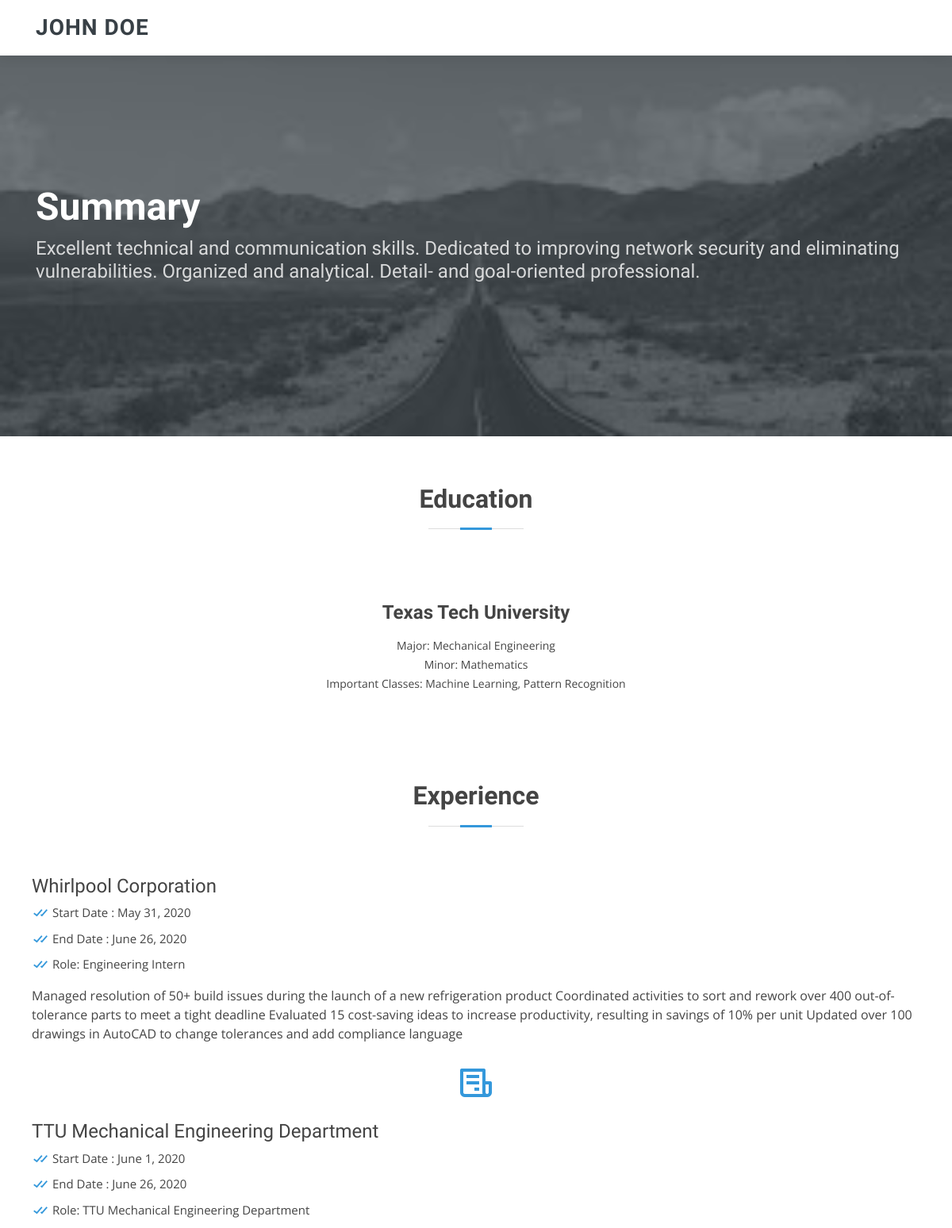
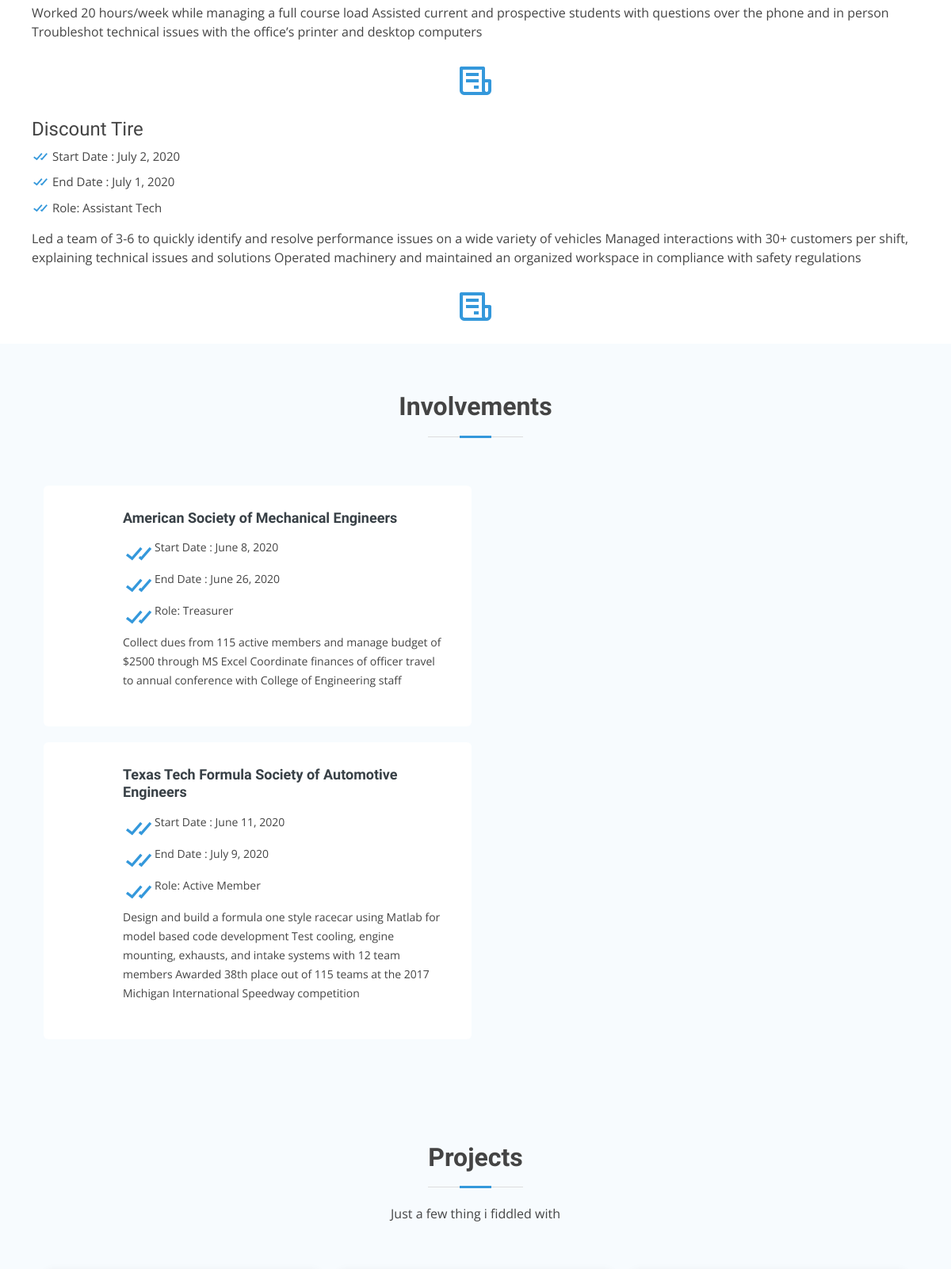
Page /1/template (signed in, upper part) on the committed database (2 pictures, top to bottom).
### resume/models.py (models this page shows)
class PersonalInfoModel(models.Model):
    user=models.ForeignKey(User,on_delete=models.CASCADE)
    profile_image = models.ImageField(blank=True, default="")
    balanced_image = models.ImageField(blank=True, default="")
    Profile = models.TextField( verbose_name="Profile")
    Name=models.CharField(max_length=30, default="")
    Number=models.IntegerField(default="")
    Email=models.EmailField(default="")
    Address=models.CharField(max_length=150,default="")
    LinkedIn=models.CharField(max_length=50,default="")
    object=ModelQuerySet.as_manager()

class EducationModel(models.Model):
    user=models.ForeignKey(User,on_delete=models.CASCADE)
    School=models.CharField(max_length=50)
    Major=models.CharField(max_length=30)
    Minor=models.CharField(max_length=30, default="")
    Coursework=models.TextField( verbose_name="Course Work")
    object=ModelQuerySet.as_manager()

class ExperienceModel(models.Model):
    user=models.ForeignKey(User,on_delete=models.CASCADE)
    Organization=models.CharField(max_length=50)
    Startdate=models.DateField(verbose_name="Start Date")
    Enddate=models.DateField(verbose_name="End Date")
    Role=models.CharField(max_length=50)
    Information=models.TextField( verbose_name="Details")
    object=ModelQuerySet.as_manager()

class InvolvementModel(models.Model):
    user=models.ForeignKey(User,on_delete=models.CASCADE)
    Organization=models.CharField(max_length=50)
    Startdate=models.DateField(verbose_name="Start Date")
    Enddate=models.DateField(verbose_name="End Date")
    Role=models.CharField(max_length=50)
    Information=models.TextField( verbose_name= "Details")
    object=ModelQuerySet.as_manager()

### resume/views.py (the view)
# urls.py: re_path(r'^(?P<user_username>\w+)/template$',template, name="template"),
def template(request, user_username):
    person = PersonalInfoModel.object.filter(user = request.user)
    numberst = str(person.values()[0]['Number'])
    number1 = numberst[0:3]
    number2 = numberst[3:6]
    number3 = numberst[6:10]
    education = EducationModel.object.filter(user = request.user)
    experience = ExperienceModel.object.filter(user = request.user)
    project = ProjectModel.object.filter(user = request.user)
    involve = InvolvementModel.object.filter(user = request.user)
    skill = SkillModel.object.filter(user = request.user)
    template = TemplateModel.object.filter(user = request.user)
    t = TemplateModel.object.filter(user = request.user).values()[0]['Temp']
    return render(request, "lumia"+"/index.html", {'education':education,
                                                    'experience':experience,
                                                    'proj':project,
                                                    'involve':involve,
                                                    'person':person,
                                                    'skill':skill,
                                                    'temp':template,
                                                    'number1':number1,
                                                    'number2':number2,
                                                    'number3':number3,})

### resume/templates/lumia/index.html (shortened to what this page needs)
{% load static %}
<!DOCTYPE html>
<html lang="en">
<head>
  <link href="{% static 's2/vendor/bootstrap/css/bootstrap.min.css' %}" rel="stylesheet">
  <link href="{% static 's2/vendor/icofont/icofont.min.css' %}" rel="stylesheet">
  <link href="{% static 's2/vendor/boxicons/css/boxicons.min.css' %}" rel="stylesheet">
  <link href="{% static 's2/vendor/animate.css/animate.min.css' %}" rel="stylesheet">
  <link href="{% static 's2/vendor/venobox/venobox.css' %}" rel="stylesheet">
  <link href="{% static 's2/vendor/owl.carousel/assets/owl.carousel.min.css' %}" rel="stylesheet">
  <link href="{% static 's2/css/style.css' %}" rel="stylesheet">
</head>
<body>
  <header id="header" class="fixed-top d-flex align-items-center">
    <div class="container d-flex align-items-center">
      {% for p in person %}
      <div class="logo mr-auto">
        <h1><a href="index.html">{{p.Name}}</a></h1>
      </div>
      <div class="header-social-links">
        <a href="https://{{p.LinkedIn}} " class="linkedin"><i class="icofont-linkedin"></i></i></a>
      </div>
      {% endfor %}
    </div>
  </header>
  {% for p in person %}
  <section style="background-image: url( {{p.balanced_image.url}} );" id="hero"
    class="d-flex flex-column justify-content-center align-items-center">
    {% endfor %}
    <div class="container text-center text-md-left" data-aos="fade-up">
      <h1 style="text-align: centre;">Summary</h1>
      {% for p in person %}
      <h2> {{p.Profile}} </h2>
      {% endfor %}
    </div>
  </section>
  <main id="main">
    <section id="what-we-do" class="what-we-do">
      <div class="container">
        <div class="section-title">
          <h2>Education</h2>
        </div>
        <div class="row">
          {% for e in education %}
          <div class=" d-flex align-items-stretch" style="margin: 10px auto;">
            <div class="icon-box">
              <h4>{{e.School}}</h4>
              <p>Major: {{e.Major}}</p>
              <p>Minor: {{e.Minor}}</p>
              <p>Important Classes: {{e.Coursework}}</p>
            </div>
          </div>
          {% endfor%}
        </div>
      </div>
    </section>
    <section id="about" class="about">
      <div class="container">
        <div class="section-title">
          <h2>Experience</h2>
        </div>
        <div class="row">
          {% for e in experience %}
          <div class="" style="margin: 10px 10px;">
            <h4>{{e.Organization}}</h4>
            <ul>
              <li><i class="bx bx-check-double"></i> Start Date : {{e.Startdate}}</li>
              <li><i class="bx bx-check-double"></i> End Date : {{e.Enddate}}</li>
              <li><i class="bx bx-check-double"></i> Role: {{e.Role}}</li>
            </ul>
            <p>
              {{e.Information}}
            </p>
            <div class="row icon-boxes">
              <div class="" style="margin: 0 auto;">
                <i class="bx bx-receipt"></i>
              </div>
            </div>
          </div>
          {% endfor %}
        </div>
      </div>
    </section>
    <section id="services" class="services section-bg">
      <div class="container">
        <div class="section-title">
          <h2>Involvements</h2>
        </div>
        <div class="row">
          {% for i in involve %}
          <div class="col-md-6" style="margin: 10px 10px;">
            <div class="icon-box">
              <h4><a href="#">{{i.Organization}}</a></h4>
              <p><i class="bx bx-check-double"></i>Start Date : {{i.Startdate}}</p>
              <p><i class="bx bx-check-double"></i>End Date : {{i.Enddate}}</p>
              <p><i class="bx bx-check-double"></i>Role: {{i.Role}}</p>
              <p>{{i.Information}}</p>
            </div>
          </div>
          {% endfor %}
        </div>
    </section>
    <section id="testimonials" class="testimonials section-bg">
      <div class="container">
        <div class="section-title">
          <h2> Projects </h2>
          <p>Just a few thing i fiddled with</p>
        </div>
        <div class="owl-carousel testimonials-carousel">
        </div>
    </section>
  </main>
</body>
</html>

### resume/static/s2/css/style.css (style rules this page uses)
body { font-family: "Open Sans", sans-serif; color: #444444; }
a { color: #3498db; }
h1, h2, h3, h4, h5, h6 { font-family: "Raleway", sans-serif; }
#header { height: 70px; transition: all 0.5s; z-index: 997; transition: all 0.5s; background: #fff; box-shadow: 0px 2px 15px rgba(0, 0, 0, 0.1); }
#header .logo h1 { font-size: 28px; margin: 0; font-weight: 600; letter-spacing: 1px; text-transform: uppercase; color: #384046; }
#header .logo h1 a, #header .logo h1 a:hover { color: #384046; text-decoration: none; }
.header-social-links a { color: #9ba6af; padding-left: 8px; display: inline-block; line-height: 1px; transition: 0.3s; }
#hero { width: 100%; height: 60vh; background-size: cover; position: relative; margin-top: 70px; padding: 0; }
#hero:before { content: ""; background: rgba(56, 64, 70, 0.7); position: absolute; bottom: 0; top: 0; left: 0; right: 0; }
#hero .container { z-index: 2; }
#hero h1 { margin: 0 0 10px 0; font-size: 48px; font-weight: 700; line-height: 56px; color: #fff; }
#hero h2 { color: rgba(255, 255, 255, 0.8); margin-bottom: 30px; font-size: 24px; }
section { padding: 60px 0; }
.section-bg { background-color: #f7fbfe; }
.section-title { text-align: center; padding-bottom: 30px; }
.section-title h2 { font-size: 32px; font-weight: 600; margin-bottom: 20px; padding-bottom: 20px; position: relative; }
.section-title h2::before { content: ''; position: absolute; display: block; width: 120px; height: 1px; background: #ddd; bottom: 1px; left: calc(50% - 60px); }
.section-title h2::after { content: ''; position: absolute; display: block; width: 40px; height: 3px; background: #3498db; bottom: 0; left: calc(50% - 20px); }
.section-title p { margin-bottom: 0; }
.what-we-do .icon-box { text-align: center; padding: 30px 20px; transition: all ease-in-out 0.3s; background: #fff; }
.what-we-do .icon-box h4 { font-weight: 700; margin-bottom: 15px; font-size: 24px; }
.what-we-do .icon-box p { line-height: 24px; font-size: 14px; margin-bottom: 0; }
.about { padding: 10px 0; }
.about ul { list-style: none; padding: 0; font-size: 15px; }
.about ul li + li { margin-top: 10px; }
.about ul li { position: relative; padding-left: 26px; }
.about ul i { position: absolute; left: 0; top: 0; font-size: 22px; color: #3498db; }
.about .icon-boxes { padding-top: 10px; }
.about .icon-boxes i { font-size: 48px; color: #3498db; }
.services .icon-box { padding: 30px; border-radius: 6px; background: #fff; transition: ease-in-out 0.3s; }
.services .icon-box i { float: left; color: #3498db; font-size: 40px; }
.services .icon-box h4 { margin-left: 70px; font-weight: 700; margin-bottom: 15px; font-size: 18px; }
.services .icon-box h4 a { color: #384046; transition: 0.3s; }
.services .icon-box p { margin-left: 70px; line-height: 24px; font-size: 14px; }

### rows in the picture
PersonalInfoModel: Name "JOHN DOE", balanced_image (picture), Profile "Excellent technical and communication skills. Dedicated to improving network security and eliminating vulnerabilities. Organized and analytical. Detail- and goal-oriented professional."
EducationModel: School "Texas Tech University", Major "Mechanical Engineering", Minor "Mathematics", Coursework "Machine Learning, Pattern Recognition"
ExperienceModel: Organization "Whirlpool Corporation", Startdate "May 31, 2020", Enddate "June 26, 2020", Role "Engineering Intern", Information "Managed resolution of 50+ build issues during the launch of a new refrigeration product Coordinated activities to sort and rework over 400 out-of-tolerance parts to meet a tight deadline Evaluated 15 cost-saving ideas to increase productivity, resulting in savings of 10% per unit Updated over 100 drawings in AutoCAD to change tolerances and add compliance language"
ExperienceModel: Organization "TTU Mechanical Engineering Department", Startdate "June 1, 2020", Enddate "June 26, 2020", Role "TTU Mechanical Engineering Department", Information "Worked 20 hours/week while managing a full course load Assisted current and prospective students with questions over the phone and in person Troubleshot technical issues with the office’s printer and desktop computers"
ExperienceModel: Organization "Discount Tire", Startdate "July 2, 2020", Enddate "July 1, 2020", Role "Assistant Tech", Information "Led a team of 3-6 to quickly identify and resolve performance issues on a wide variety of vehicles Managed interactions with 30+ customers per shift, explaining technical issues and solutions Operated machinery and maintained an organized workspace in compliance with safety regulations"
InvolvementModel: Organization "American Society of Mechanical Engineers", Startdate "June 8, 2020", Enddate "June 26, 2020", Role "Treasurer", Information "Collect dues from 115 active members and manage budget of $2500 through MS Excel Coordinate finances of officer travel to annual conference with College of Engineering staff"
InvolvementModel: Organization "Texas Tech Formula Society of Automotive Engineers", Startdate "June 11, 2020", Enddate "July 9, 2020", Role "Active Member", Information "Design and build a formula one style racecar using Matlab for model based code development Test cooling, engine mounting, exhausts, and intake systems with 12 team members Awarded 38th place out of 115 teams at the 2017 Michigan International Speedway competition"
